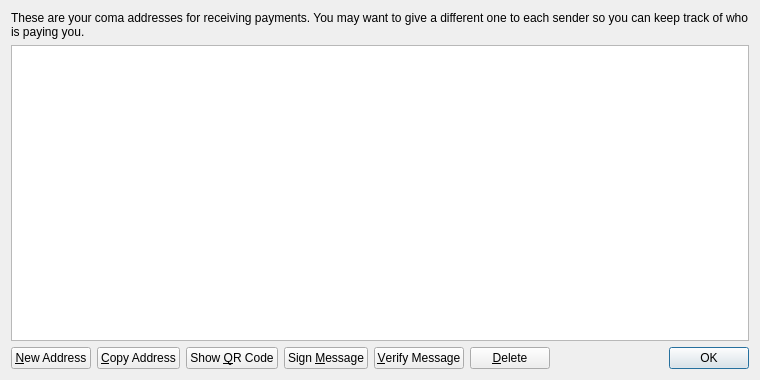
<?xml version="1.0" encoding="UTF-8"?>
<ui version="4.0">
 <class>AddressBookPage</class>
 <widget class="QWidget" name="AddressBookPage">
  <property name="geometry">
   <rect>
    <x>0</x>
    <y>0</y>
    <width>760</width>
    <height>380</height>
   </rect>
  </property>
  <property name="windowTitle">
   <string>Address Book</string>
  </property>
  <layout class="QVBoxLayout" name="verticalLayout">
   <item>
    <widget class="QLabel" name="labelExplanation">
     <property name="text">
      <string>These are your coma addresses for receiving payments. You may want to give a different one to each sender so you can keep track of who is paying you.</string>
     </property>
     <property name="textFormat">
      <enum>Qt::PlainText</enum>
     </property>
     <property name="wordWrap">
      <bool>true</bool>
     </property>
    </widget>
   </item>
   <item>
    <widget class="QTableView" name="tableView">
     <property name="contextMenuPolicy">
      <enum>Qt::CustomContextMenu</enum>
     </property>
     <property name="toolTip">
      <string>Double-click to edit address or label</string>
     </property>
     <property name="tabKeyNavigation">
      <bool>false</bool>
     </property>
     <property name="alternatingRowColors">
      <bool>true</bool>
     </property>
     <property name="selectionMode">
      <enum>QAbstractItemView::SingleSelection</enum>
     </property>
     <property name="selectionBehavior">
      <enum>QAbstractItemView::SelectRows</enum>
     </property>
     <property name="sortingEnabled">
      <bool>true</bool>
     </property>
     <attribute name="verticalHeaderVisible">
      <bool>false</bool>
     </attribute>
    </widget>
   </item>
   <item>
    <layout class="QHBoxLayout" name="horizontalLayout">
     <item>
      <widget class="QPushButton" name="newAddressButton">
       <property name="toolTip">
        <string>Create a new address</string>
       </property>
       <property name="text">
        <string>&amp;New Address</string>
       </property>
       <property name="icon">
        <iconset resource="../bitcoin.qrc">
         <normaloff>:/icons/add</normaloff>:/icons/add</iconset>
       </property>
      </widget>
     </item>
     <item>
      <widget class="QPushButton" name="copyToClipboard">
       <property name="toolTip">
        <string>Copy the currently selected address to the system clipboard</string>
       </property>
       <property name="text">
        <string>&amp;Copy Address</string>
       </property>
       <property name="icon">
        <iconset resource="../bitcoin.qrc">
         <normaloff>:/icons/editcopy</normaloff>:/icons/editcopy</iconset>
       </property>
      </widget>
     </item>
     <item>
      <widget class="QPushButton" name="showQRCode">
       <property name="text">
        <string>Show &amp;QR Code</string>
       </property>
       <property name="icon">
        <iconset resource="../bitcoin.qrc">
         <normaloff>:/icons/qrcode</normaloff>:/icons/qrcode</iconset>
       </property>
      </widget>
     </item>
     <item>
      <widget class="QPushButton" name="signMessage">
       <property name="toolTip">
        <string>Sign a message to prove you own a coma address</string>
       </property>
       <property name="text">
        <string>Sign &amp;Message</string>
       </property>
       <property name="icon">
        <iconset resource="../bitcoin.qrc">
         <normaloff>:/icons/edit</normaloff>:/icons/edit</iconset>
       </property>
      </widget>
     </item>
     <item>
      <widget class="QPushButton" name="verifyMessage">
       <property name="toolTip">
        <string>Verify a message to ensure it was signed with a specified coma address</string>
       </property>
       <property name="text">
        <string>&amp;Verify Message</string>
       </property>
       <property name="icon">
        <iconset resource="../bitcoin.qrc">
         <normaloff>:/icons/transaction_0</normaloff>:/icons/transaction_0</iconset>
       </property>
      </widget>
     </item>
     <item>
      <widget class="QPushButton" name="deleteButton">
       <property name="toolTip">
        <string>Delete the currently selected address from the list</string>
       </property>
       <property name="text">
        <string>&amp;Delete</string>
       </property>
       <property name="icon">
        <iconset resource="../bitcoin.qrc">
         <normaloff>:/icons/remove</normaloff>:/icons/remove</iconset>
       </property>
      </widget>
     </item>
     <item>
      <spacer name="horizontalSpacer">
       <property name="orientation">
        <enum>Qt::Horizontal</enum>
       </property>
       <property name="sizeHint" stdset="0">
        <size>
         <width>40</width>
         <height>20</height>
        </size>
       </property>
      </spacer>
     </item>
     <item>
      <widget class="QDialogButtonBox" name="buttonBox">
       <property name="sizePolicy">
        <sizepolicy hsizetype="Maximum" vsizetype="Fixed">
         <horstretch>0</horstretch>
         <verstretch>0</verstretch>
        </sizepolicy>
       </property>
       <property name="standardButtons">
        <set>QDialogButtonBox::Ok</set>
       </property>
      </widget>
     </item>
    </layout>
   </item>
  </layout>
 </widget>
 <resources>
  <include location="../bitcoin.qrc"/>
 </resources>
 <connections/>
</ui>
